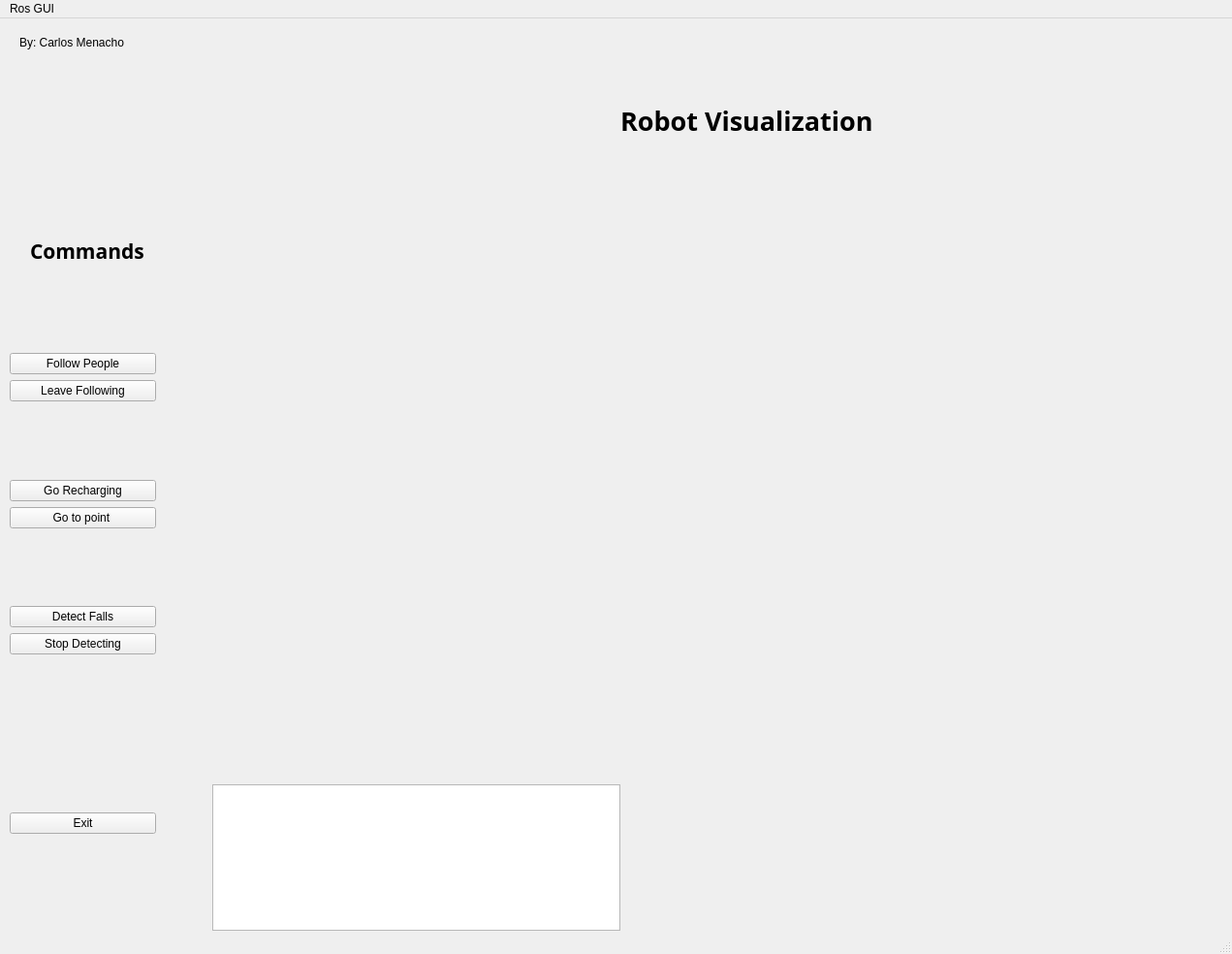
<?xml version="1.0" encoding="UTF-8"?>
<ui version="4.0">
 <class>MainWindow</class>
 <widget class="QMainWindow" name="MainWindow">
  <property name="geometry">
   <rect>
    <x>0</x>
    <y>0</y>
    <width>1271</width>
    <height>984</height>
   </rect>
  </property>
  <property name="acceptDrops">
   <bool>false</bool>
  </property>
  <property name="windowTitle">
   <string>MainWindow</string>
  </property>
  <property name="tabShape">
   <enum>QTabWidget::Rounded</enum>
  </property>
  <widget class="QWidget" name="centralwidget">
   <widget class="QWidget" name="horizontalLayoutWidget">
    <property name="geometry">
     <rect>
      <x>220</x>
      <y>150</y>
      <width>1001</width>
      <height>611</height>
     </rect>
    </property>
    <layout class="QHBoxLayout" name="horizontalLayout">
     <item>
      <widget class="QLabel" name="label_image">
       <property name="minimumSize">
        <size>
         <width>220</width>
         <height>220</height>
        </size>
       </property>
       <property name="text">
        <string/>
       </property>
       <property name="scaledContents">
        <bool>true</bool>
       </property>
      </widget>
     </item>
    </layout>
   </widget>
   <widget class="QWidget" name="horizontalLayoutWidget_2">
    <property name="geometry">
     <rect>
      <x>320</x>
      <y>60</y>
      <width>901</width>
      <height>91</height>
     </rect>
    </property>
    <layout class="QHBoxLayout" name="horizontalLayout_2">
     <item>
      <spacer name="horizontalSpacer_2">
       <property name="orientation">
        <enum>Qt::Horizontal</enum>
       </property>
       <property name="sizeHint" stdset="0">
        <size>
         <width>40</width>
         <height>20</height>
        </size>
       </property>
      </spacer>
     </item>
     <item>
      <widget class="QLabel" name="label_title">
       <property name="font">
        <font>
         <family>Umpush</family>
         <pointsize>20</pointsize>
         <weight>75</weight>
         <bold>true</bold>
        </font>
       </property>
       <property name="text">
        <string>Robot Visualization</string>
       </property>
      </widget>
     </item>
     <item>
      <spacer name="horizontalSpacer">
       <property name="orientation">
        <enum>Qt::Horizontal</enum>
       </property>
       <property name="sizeHint" stdset="0">
        <size>
         <width>40</width>
         <height>20</height>
        </size>
       </property>
      </spacer>
     </item>
    </layout>
   </widget>
   <widget class="QWidget" name="verticalLayoutWidget">
    <property name="geometry">
     <rect>
      <x>10</x>
      <y>270</y>
      <width>151</width>
      <height>461</height>
     </rect>
    </property>
    <layout class="QVBoxLayout" name="verticalLayout_4">
     <item>
      <spacer name="verticalSpacer">
       <property name="orientation">
        <enum>Qt::Vertical</enum>
       </property>
       <property name="sizeHint" stdset="0">
        <size>
         <width>20</width>
         <height>40</height>
        </size>
       </property>
      </spacer>
     </item>
     <item>
      <widget class="QPushButton" name="follow_button_true">
       <property name="text">
        <string>Follow People</string>
       </property>
      </widget>
     </item>
     <item>
      <widget class="QPushButton" name="stop_following">
       <property name="text">
        <string>Leave Following</string>
       </property>
      </widget>
     </item>
     <item>
      <spacer name="verticalSpacer_2">
       <property name="orientation">
        <enum>Qt::Vertical</enum>
       </property>
       <property name="sizeHint" stdset="0">
        <size>
         <width>20</width>
         <height>40</height>
        </size>
       </property>
      </spacer>
     </item>
     <item>
      <widget class="QPushButton" name="go_toCharge">
       <property name="text">
        <string>Go Recharging</string>
       </property>
      </widget>
     </item>
     <item>
      <widget class="QPushButton" name="go_point">
       <property name="text">
        <string>Go to point </string>
       </property>
      </widget>
     </item>
     <item>
      <spacer name="verticalSpacer_3">
       <property name="orientation">
        <enum>Qt::Vertical</enum>
       </property>
       <property name="sizeHint" stdset="0">
        <size>
         <width>20</width>
         <height>40</height>
        </size>
       </property>
      </spacer>
     </item>
     <item>
      <widget class="QPushButton" name="fall_button">
       <property name="text">
        <string>Detect Falls</string>
       </property>
      </widget>
     </item>
     <item>
      <widget class="QPushButton" name="NoFall_button">
       <property name="text">
        <string>Stop Detecting</string>
       </property>
      </widget>
     </item>
     <item>
      <spacer name="verticalSpacer_4">
       <property name="orientation">
        <enum>Qt::Vertical</enum>
       </property>
       <property name="sizeHint" stdset="0">
        <size>
         <width>20</width>
         <height>40</height>
        </size>
       </property>
      </spacer>
     </item>
    </layout>
   </widget>
   <widget class="QWidget" name="verticalLayoutWidget_2">
    <property name="geometry">
     <rect>
      <x>10</x>
      <y>790</y>
      <width>151</width>
      <height>80</height>
     </rect>
    </property>
    <layout class="QVBoxLayout" name="verticalLayout_5">
     <item>
      <widget class="QPushButton" name="exit_button">
       <property name="text">
        <string>Exit</string>
       </property>
      </widget>
     </item>
    </layout>
   </widget>
   <widget class="QWidget" name="verticalLayoutWidget_3">
    <property name="geometry">
     <rect>
      <x>219</x>
      <y>790</y>
      <width>421</width>
      <height>151</height>
     </rect>
    </property>
    <layout class="QVBoxLayout" name="verticalLayout_6">
     <item>
      <widget class="QListView" name="msg_view"/>
     </item>
    </layout>
   </widget>
   <widget class="QWidget" name="verticalLayoutWidget_4">
    <property name="geometry">
     <rect>
      <x>790</x>
      <y>800</y>
      <width>401</width>
      <height>121</height>
     </rect>
    </property>
    <layout class="QVBoxLayout" name="verticalLayout_7">
     <item>
      <widget class="QLabel" name="label">
       <property name="text">
        <string/>
       </property>
       <property name="pixmap">
        <pixmap>ros.png</pixmap>
       </property>
       <property name="scaledContents">
        <bool>true</bool>
       </property>
      </widget>
     </item>
    </layout>
   </widget>
   <widget class="QWidget" name="horizontalLayoutWidget_3">
    <property name="geometry">
     <rect>
      <x>10</x>
      <y>200</y>
      <width>160</width>
      <height>80</height>
     </rect>
    </property>
    <layout class="QHBoxLayout" name="horizontalLayout_3">
     <item>
      <spacer name="horizontalSpacer_4">
       <property name="orientation">
        <enum>Qt::Horizontal</enum>
       </property>
       <property name="sizeHint" stdset="0">
        <size>
         <width>40</width>
         <height>20</height>
        </size>
       </property>
      </spacer>
     </item>
     <item>
      <widget class="QLabel" name="label_2">
       <property name="font">
        <font>
         <family>Umpush</family>
         <pointsize>16</pointsize>
         <weight>75</weight>
         <italic>false</italic>
         <bold>true</bold>
        </font>
       </property>
       <property name="text">
        <string>Commands</string>
       </property>
      </widget>
     </item>
     <item>
      <spacer name="horizontalSpacer_3">
       <property name="orientation">
        <enum>Qt::Horizontal</enum>
       </property>
       <property name="sizeHint" stdset="0">
        <size>
         <width>40</width>
         <height>20</height>
        </size>
       </property>
      </spacer>
     </item>
    </layout>
   </widget>
   <widget class="QWidget" name="verticalLayoutWidget_5">
    <property name="geometry">
     <rect>
      <x>0</x>
      <y>900</y>
      <width>160</width>
      <height>31</height>
     </rect>
    </property>
    <layout class="QVBoxLayout" name="verticalLayout"/>
   </widget>
   <widget class="QLabel" name="label_3">
    <property name="geometry">
     <rect>
      <x>20</x>
      <y>10</y>
      <width>158</width>
      <height>29</height>
     </rect>
    </property>
    <property name="text">
     <string>By: Carlos Menacho</string>
    </property>
   </widget>
  </widget>
  <widget class="QMenuBar" name="menubar">
   <property name="geometry">
    <rect>
     <x>0</x>
     <y>0</y>
     <width>1271</width>
     <height>22</height>
    </rect>
   </property>
   <widget class="QMenu" name="menuRos_GUI">
    <property name="title">
     <string>Ros GUI</string>
    </property>
    <addaction name="actionexit"/>
   </widget>
   <addaction name="menuRos_GUI"/>
  </widget>
  <widget class="QStatusBar" name="statusbar"/>
  <action name="actionexit">
   <property name="text">
    <string>exit</string>
   </property>
  </action>
 </widget>
 <resources/>
 <connections/>
</ui>
